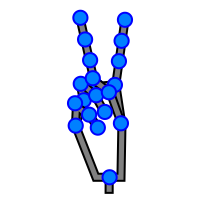
#> input picture ml-images/comp_choki.png, 200 x 200 px
$ python -i ml-08-03-learn.py   (imports and definitions only)
#> lines starting #> are read from the running program, lines starting #| are printed output that depends on the picture; after the words box and inside, x2 and y2 are one past the last pixel; in counts of white or black regions, pixels touching at a corner belong together
# -*- coding: utf-8 -*-
import cv2
import sys
import numpy as np
from sklearn.neural_network import MLPClassifier
try:
    from sklearn.externals import joblib
except ImportError:
    import joblib
import pylab as plt

# 学習に用いる縮小画像のサイズ
sw = 16
sh = 12

# 学習結果を保存するファイルの決定
# [3 lines not run here, left out]
savefile = sys.argv[1]

def getImageVector(img):
    # 白い領域(ピクセル値が0でない領域)の座標を集める
    nonzero = cv2.findNonZero(img)
    # その領域を囲う四角形の座標と大きさを取得
    xx, yy, ww, hh = cv2.boundingRect(nonzero)
    # 白い領域を含む最小の矩形領域を取得
    img_nonzero = img[yy:yy+hh, xx:xx+ww]
    # 白い領域を(sw, sh)サイズに縮小するための準備
    img_small = np.zeros((sh, sw), dtype=np.uint8)
    # 画像のアスペクト比を保ったまま、白い領域を縮小してimg_smallにコピーする
    if 4*hh < ww*3 and hh > 0:
        htmp = int(sw*hh/ww)
        if htmp>0:
            img_small_tmp = cv2.resize(img_nonzero, (sw, htmp), interpolation=cv2.INTER_LINEAR)
            img_small[int((sh-htmp)/2):int((sh-htmp)/2)+htmp, 0:sw] = img_small_tmp
    elif 4*hh >= ww*3 and ww > 0:
        wtmp = int(sh*ww/hh)
        if wtmp>0:
            img_small_tmp = cv2.resize(img_nonzero, (wtmp, sh), interpolation=cv2.INTER_LINEAR)
            img_small[0:sh, int((sw-wtmp)/2):int((sw-wtmp)/2)+wtmp] = img_small_tmp
    # 0...1の範囲にスケーリングしてからリターンする
    return np.array([img_small.ravel()/255.])

# X:画像から計算したベクトル、y:教師データ
X = np.empty((0,sw*sh), float)
y = np.array([], int)

# グー、チョキ、パー画像の読み込み
# [31 lines not run here, left out]

# ニューラルネットワークによる画像の学習
# [1 line that did not run here, left out]

# [19 lines not run here, left out]

>>> import cv2
>>> picture = cv2.imread('ml-images/comp_choki.png', cv2.IMREAD_GRAYSCALE)
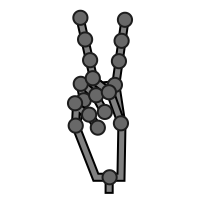
#> picture: shape (200, 200); min 0, max 255, mean 229.5
>>> result = getImageVector(picture)
#> in getImageVector, `nonzero = cv2.findNonZero(img)`: nonzero = contour of 39648 points, box (x1, y1, x2, y2) (0, 0, 200, 200), area 0
#> in getImageVector, `xx, yy, ww, hh = cv2.boundingRect(nonzero)`: xx = 0; ww = 200
#> in getImageVector, `wtmp = int(sh*ww/hh)`: wtmp = 12

$ run again, on ml-images/comp_pa.png
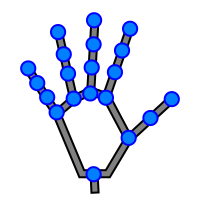
#> input picture ml-images/comp_pa.png, 200 x 200 px
#> `picture = cv2.imread('ml-images/comp_choki.png', cv2.IMREAD_GRAYSCALE)`:
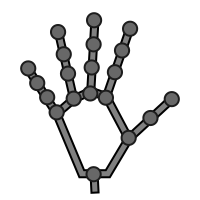
#> picture: shape (200, 200); min 0, max 255, mean 224.7
#> nonzero = contour of 39576 points, box (x1, y1, x2, y2) (0, 0, 200, 200), area 0
#> xx = 0; ww = 200
#> wtmp = 12

$ run again, on ml-images/human_choki.png
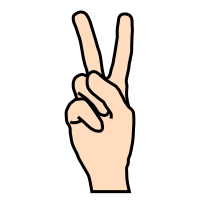
#> input picture ml-images/human_choki.png, 200 x 200 px
#> `picture = cv2.imread('ml-images/comp_choki.png', cv2.IMREAD_GRAYSCALE)`:
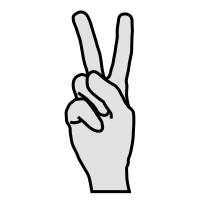
#> picture: shape (200, 200); min 0, max 255, mean 235.1
#> nonzero = contour of 38519 points, box (x1, y1, x2, y2) (0, 0, 200, 200), area 0
#> xx = 0; ww = 200
#> wtmp = 12

$ run again, on ml-images/human_gu.png
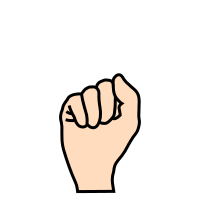
#> input picture ml-images/human_gu.png, 200 x 200 px
#> `picture = cv2.imread('ml-images/comp_choki.png', cv2.IMREAD_GRAYSCALE)`:
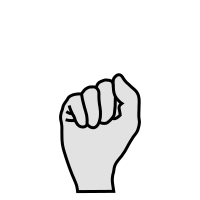
#> picture: shape (200, 200); min 0, max 255, mean 240.9
#> nonzero = contour of 39002 points, box (x1, y1, x2, y2) (0, 0, 200, 200), area 0
#> xx = 0; ww = 200
#> wtmp = 12
